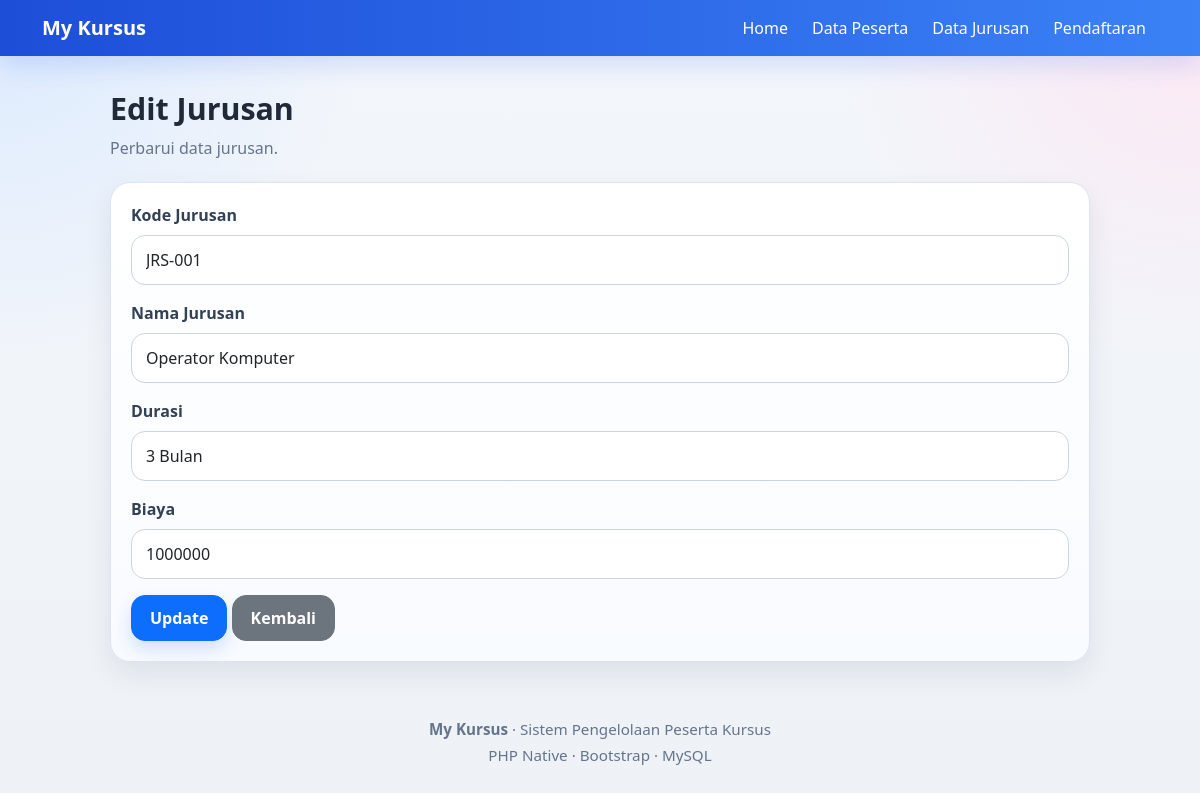
The app's page /public/jurusan/edit/JRS-001 with its own data.
### tables this page shows
CREATE TABLE `jurusan` (
  `kd_jurusan` varchar(10) NOT NULL,
  `nm_jurusan` varchar(100) NOT NULL,
  `durasi` varchar(50) NOT NULL,
  `biaya` int NOT NULL
);

### app/core/Controller.php (called while the page is built, shortened)
<?php
class Controller
{
    public function model($model)
    {
        return new $model;
    }
    public function view($view, $data = [])
    {
        require_once '../app/views/' . $view . '.php';
    }
}

### app/controllers/Jurusan.php (called while the page is built, shortened)
<?php
class Jurusan extends Controller
{
    public function edit($id)
    {
        $jurusan = $this->model('JurusanModel')->getById($id);
        $data['title'] = 'Edit Jurusan';
        $data['jurusan'] = $jurusan;
        $data['errors'] = [];
        $this->view('jurusan/edit', $data);
    }
}

### app/core/App.php (called while the page is built, shortened)
<?php
class App
{
    protected $method = 'index';
    public function __construct()
    {
        $url = $this->parseURL();
        if (!empty($url) && file_exists('../app/controllers/' . $url[0] . '.php')) {
            unset($url[0]);
        }
        $this->controller = new $this->controller;
        if (isset($url[1]) && method_exists($this->controller, $url[1])) {
            $this->method = $url[1];
            unset($url[1]);
        }
        $this->params = array_values($url ?? []);
        call_user_func_array([$this->controller, $this->method], $this->params);
    }
    public function parseURL()
    {
        if (isset($_GET['url'])) {
            $url = rtrim($_GET['url'], '/');
            $url = filter_var($url, FILTER_SANITIZE_URL);
            return explode('/', $url);
        }
        return [];
    }
}

### public/index.php (called while the page is built, shortened)
<?php
$app = new App;

### app/core/Database.php (called while the page is built, shortened)
<?php
class Database
{
    private $host = DB_HOST;
    private $dbname = DB_NAME;
    private $user = DB_USER;
    private $pass = DB_PASS;
    private $dbh;
    private $stmt;
    public function __construct()
    {
        $dsn = "mysql:host={$this->host};dbname={$this->dbname};charset=utf8mb4";
        try {
            $this->dbh = new PDO($dsn, $this->user, $this->pass);
            $this->dbh->setAttribute(PDO::ATTR_ERRMODE, PDO::ERRMODE_EXCEPTION);
        } catch (PDOException $e) {
            die('Koneksi database gagal: ' . $e->getMessage());
        }
    }
    public function query($query)
    {
        $this->stmt = $this->dbh->prepare($query);
    }
    public function bind($param, $value, $type = null)
    {
        if (is_null($type)) {
            switch (true) {
                default:
                    $type = PDO::PARAM_STR;
            }
        }
        $this->stmt->bindValue($param, $value, $type);
    }
    public function execute()
    {
        return $this->stmt->execute();
    }
    public function single()
    {
        $this->execute();
        return $this->stmt->fetch(PDO::FETCH_ASSOC);
    }
}

### app/models/JurusanModel.php (called while the page is built, shortened)
<?php
class JurusanModel
{
    private $table = 'jurusan';
    private $db;
    public function __construct()
    {
        $this->db = new Database;
    }
    public function getById($id)
    {
        $this->db->query("SELECT * FROM {$this->table} WHERE kd_jurusan = :id");
        $this->db->bind(':id', $id);
        return $this->db->single();
    }
}

### app/views/jurusan/edit.php (the view, shortened to what this page needs)
<div class="form-page">
    <div class="page-heading">
        <div class="page-title">Edit Jurusan</div>
        <p class="page-subtitle">Perbarui data jurusan.</p>
    </div>
    <div class="soft-card">
        <div class="card-body">
            <form action="<?= BASEURL; ?>/jurusan/update/<?= $data['jurusan']['kd_jurusan']; ?>" method="POST">
                <div class="mb-3">
                    <label class="form-label">Kode Jurusan</label>
                    <input type="text" class="form-control" value="<?= htmlspecialchars($data['jurusan']['kd_jurusan']); ?>" readonly>
                </div>
                <div class="mb-3">
                    <label class="form-label">Nama Jurusan</label>
                    <input type="text" name="nm_jurusan" class="form-control" value="<?= htmlspecialchars($data['jurusan']['nm_jurusan'] ?? ''); ?>">
                </div>
                <div class="mb-3">
                    <label class="form-label">Durasi</label>
                    <input type="text" name="durasi" class="form-control" value="<?= htmlspecialchars($data['jurusan']['durasi'] ?? ''); ?>">
                </div>
                <div class="mb-3">
                    <label class="form-label">Biaya</label>
                    <input type="number" name="biaya" class="form-control" value="<?= htmlspecialchars($data['jurusan']['biaya'] ?? ''); ?>">
                </div>
                <button class="btn btn-primary">Update</button>
                <a href="<?= BASEURL; ?>/jurusan" class="btn btn-secondary">Kembali</a>
            </form>
        </div>
    </div>
</div>

### public/css/style.css (style rules this page uses)
:root { --bg: #eef3f9; --bg-soft: #f8fbff; --card: #ffffff; --text: #1f2937; --muted: #64748b; --border: #dbe4f0; --primary: #2563eb; --primary-soft: #dbeafe; --success: #16a34a; --success-soft: #dcfce7; --warning: #d97706; --warning-soft: #ffedd5; --danger: #dc2626; --danger-soft: #fee2e2; --shadow: 0 12px 28px rgba(15, 23, 42, 0.08); }
body { background: radial-gradient(circle at top left, #dbeafe 0%, transparent 25%), radial-gradient(circle at top right, #fce7f3 0%, transparent 25%), linear-gradient(180deg, #f3f6fb 0%, #eef2f7 100%); font-family: "Segoe UI", Tahoma, Geneva, Verdana, sans-serif; color: var(--text); padding-top: 86px; }
.page-heading { margin-bottom: 22px; }
.page-title { font-size: 1.9rem; font-weight: 700; margin-bottom: 4px; }
.page-subtitle { color: var(--muted); margin-bottom: 0; }
.soft-card { background: linear-gradient(180deg, #ffffff 0%, #f8fbff 100%); border: 1px solid var(--border); border-radius: 20px; box-shadow: var(--shadow); overflow: hidden; }
.soft-card .card-body { padding: 20px; }
.form-page { max-width: 980px; margin: 0 auto; }
.form-label { font-weight: 600; color: #334155; margin-bottom: 8px; }
.form-control, textarea { border-radius: 14px !important; border: 1px solid #cbd5e1 !important; padding: 12px 14px !important; background: #ffffff !important; box-shadow: none !important; }
.btn { border-radius: 14px; font-weight: 600; padding: 10px 18px; }
.btn-primary { box-shadow: 0 8px 18px rgba(37, 99, 235, 0.18); }

### records on screen
jurusan: kd_jurusan "JRS-001", nm_jurusan "Operator Komputer", durasi "3 Bulan", biaya "1000000"
